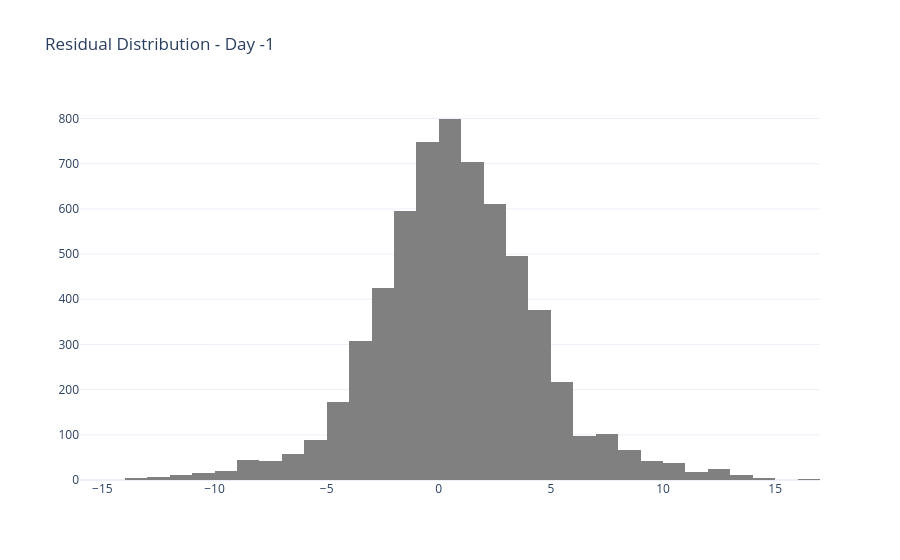
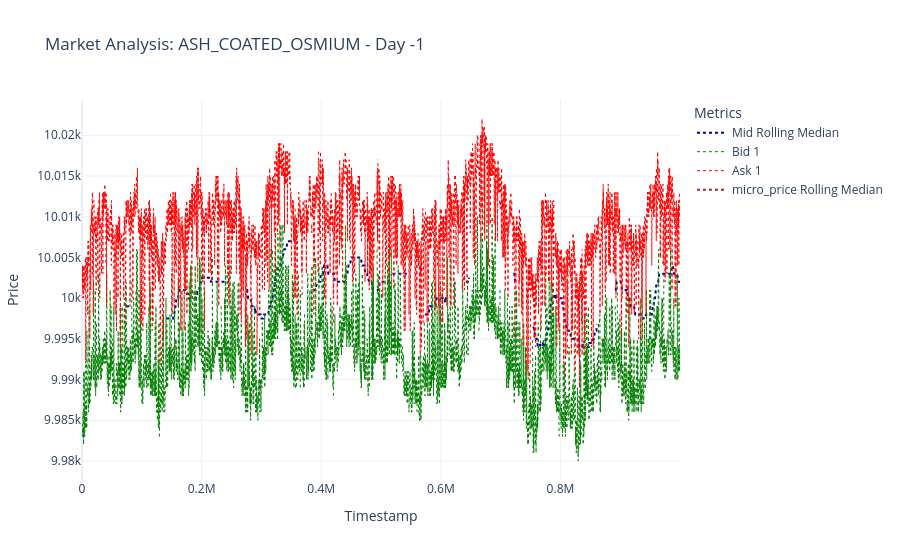
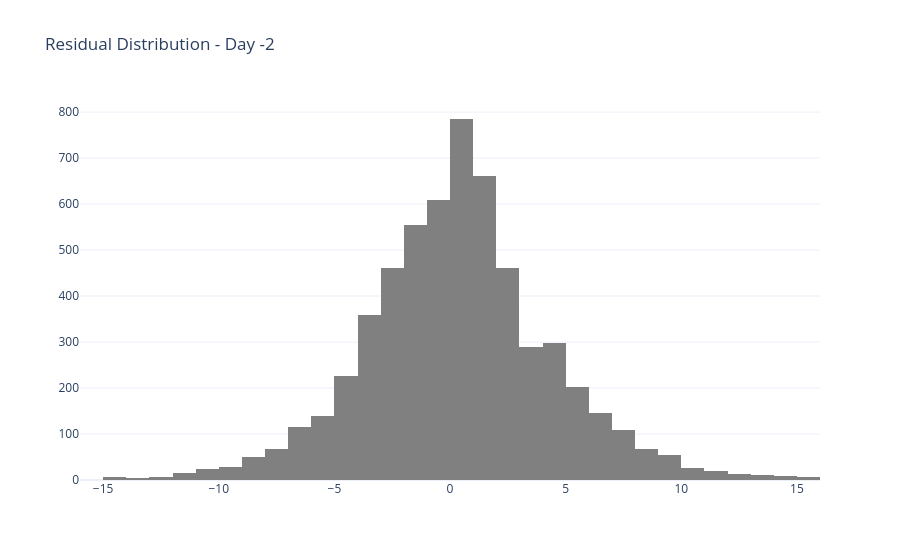
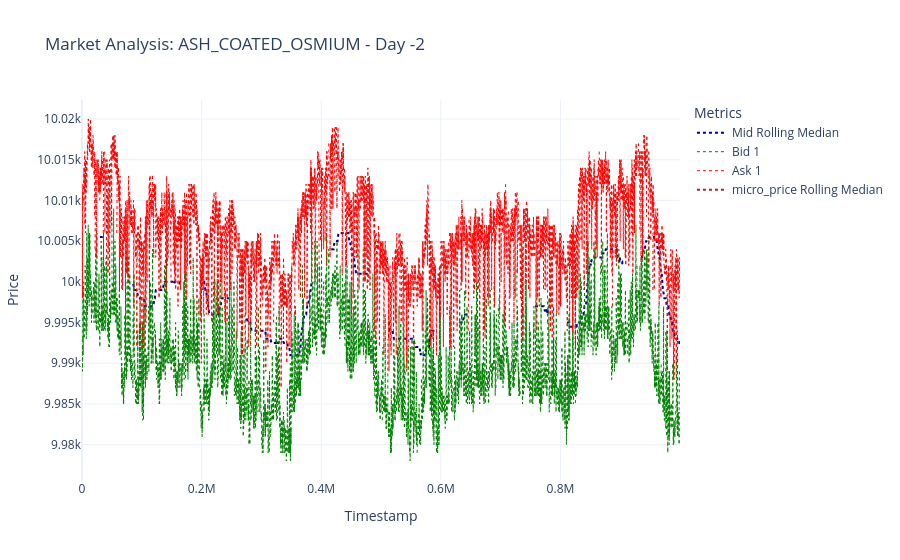

The notebook cell saved with these charts, in order:
### Code cell
import numpy as np
import pandas as pd
import scipy.stats as stats
from statsmodels.stats.diagnostic import acorr_ljungbox
import plotly.graph_objects as go

# Configuration
days = [-1, -2, 0]
window_size = 300 # Ticks for rolling average/median

for day in days:
    # Filter and copy subset
    subset = df_total[(df_total['product'] == "ASH_COATED_OSMIUM") & (df_total['day'] == day)].copy()
    
    if subset.empty:
        print(f"Skipping day {day}: No data found.")
        continue
    
    # 1. Calculate Micro Price and Handle Mid Price
    subset['mid_price'] = subset['mid_price'].replace(0, np.nan)
    subset['micro_price'] = calculate_micro_price(subset)
    
    # 2. Calculate Rolling Stats
    subset['mid_price_roll_median'] = subset['mid_price'].rolling(window=window_size).median()
    subset['micro_roll_median'] = subset['micro_price'].rolling(window=window_size).median()
    
    # 3. Statistical Analysis Suite (Residuals)
    # Using Mid Price vs Median as the primary noise baseline
    subset['mid_residuals'] = subset['mid_price'] - subset['mid_price_roll_median']
    res_clean = subset['mid_residuals'].dropna()

    if not res_clean.empty:
        # Ljung-Box for Autocorrelation (White Noise Test)
        lb_results = acorr_ljungbox(res_clean, lags=[10], return_df=True)
        lb_pvalue = lb_results['lb_pvalue'].iloc[0]
        
        # Distribution Metrics
        kurt = stats.kurtosis(res_clean)
        skew = stats.skew(res_clean)
        _, norm_p = stats.normaltest(res_clean)

        print(f"\n--- Statistical Suite: Day {day} ---")
        print(f"Ljung-Box (Lag 10) p-value: {lb_pvalue:.5f}")
        print(f"  > Status: {'White Noise' if lb_pvalue > 0.05 else 'Signal Leakage (Autocorrelated)'}")
        print(f"Excess Kurtosis: {kurt:.2f}")
        print(f"  > Distribution: {'Fat-Tailed (Outlier Heavy)' if kurt > 0 else 'Thin-Tailed'}")
        print(f"Normality p-value: {norm_p:.5f}")
        print("-" * 35)

        # Optional: Distribution Plot
        fig_hist = go.Figure(data=[go.Histogram(x=res_clean, nbinsx=50, marker_color='gray')])
        fig_hist.update_layout(title=f"Residual Distribution - Day {day}", template='plotly_white')
        fig_hist.show()

    # 4. Create the Interactive Plotly Figure
    fig = go.Figure()


    fig.add_trace(go.Scatter(x=subset['timestamp'], y=subset['mid_price_roll_median'], 
                             name='Mid Rolling Median', line=dict(color='darkblue', dash='dot')))
    
    # Order Book Levels
    fig.add_trace(go.Scatter(x=subset['timestamp'], y=subset['bid_price_1'], 
                             name='Bid 1', line=dict(color='green', dash='dot', width=1)))
    fig.add_trace(go.Scatter(x=subset['timestamp'], y=subset['ask_price_1'], 
                             name='Ask 1', line=dict(color='red', dash='dot', width=1)))


    fig.add_trace(go.Scatter(x=subset['timestamp'], y=subset['micro_roll_median'], 
                             name='micro_price Rolling Median', line=dict(color='firebrick', dash='dot')))

    # Layout Customization
    fig.update_layout(
        title=f'Market Analysis: ASH_COATED_OSMIUM - Day {day}',
        xaxis_title='Timestamp',
        yaxis_title='Price',
        legend_title='Metrics',
        template='plotly_white',
        hovermode='x unified'
    )
    
    fig.show()

### Figure 1 — Plotly figure (JSON) as saved in the notebook; plotly's stock layout.template omitted (floating-point values rounded to 4 significant figures; data arrays with more than 128 entries replaced by an {"elided": "..."} marker saying what was removed)
{"data": [{"marker": {"color": "gray"}, "nbinsx": 50, "type": "histogram", "x": {"elided": "6145 float values"}}], "layout": {"title": {"text": "Residual Distribution - Day -1"}}}

### Figure 2 — Plotly figure (JSON) as saved in the notebook; plotly's stock layout.template omitted (floating-point values rounded to 4 significant figures; data arrays with more than 128 entries replaced by an {"elided": "..."} marker saying what was removed)
{"data": [{"line": {"color": "darkblue", "dash": "dot"}, "name": "Mid Rolling Median", "type": "scatter", "x": {"elided": "10000 int values"}, "y": {"elided": "10000 float values"}}, {"line": {"color": "green", "dash": "dot", "width": 1}, "name": "Bid 1", "type": "scatter", "x": {"elided": "10000 int values"}, "y": {"elided": "10000 float values"}}, {"line": {"color": "red", "dash": "dot", "width": 1}, "name": "Ask 1", "type": "scatter", "x": {"elided": "10000 int values"}, "y": {"elided": "10000 float values"}}, {"line": {"color": "firebrick", "dash": "dot"}, "name": "micro_price Rolling Median", "type": "scatter", "x": {"elided": "10000 int values"}, "y": {"elided": "10000 float values"}}], "layout": {"hovermode": "x unified", "legend": {"title": {"text": "Metrics"}}, "title": {"text": "Market Analysis: ASH_COATED_OSMIUM - Day -1"}, "xaxis": {"title": {"text": "Timestamp"}}, "yaxis": {"title": {"text": "Price"}}}}

### Figure 3 — Plotly figure (JSON) as saved in the notebook; plotly's stock layout.template omitted (floating-point values rounded to 4 significant figures; data arrays with more than 128 entries replaced by an {"elided": "..."} marker saying what was removed)
{"data": [{"marker": {"color": "gray"}, "nbinsx": 50, "type": "histogram", "x": {"elided": "5823 float values"}}], "layout": {"title": {"text": "Residual Distribution - Day -2"}}}

### Figure 4 — Plotly figure (JSON) as saved in the notebook; plotly's stock layout.template omitted (floating-point values rounded to 4 significant figures; data arrays with more than 128 entries replaced by an {"elided": "..."} marker saying what was removed)
{"data": [{"line": {"color": "darkblue", "dash": "dot"}, "name": "Mid Rolling Median", "type": "scatter", "x": {"elided": "10000 int values"}, "y": {"elided": "10000 float values"}}, {"line": {"color": "green", "dash": "dot", "width": 1}, "name": "Bid 1", "type": "scatter", "x": {"elided": "10000 int values"}, "y": {"elided": "10000 float values"}}, {"line": {"color": "red", "dash": "dot", "width": 1}, "name": "Ask 1", "type": "scatter", "x": {"elided": "10000 int values"}, "y": {"elided": "10000 float values"}}, {"line": {"color": "firebrick", "dash": "dot"}, "name": "micro_price Rolling Median", "type": "scatter", "x": {"elided": "10000 int values"}, "y": {"elided": "10000 float values"}}], "layout": {"hovermode": "x unified", "legend": {"title": {"text": "Metrics"}}, "title": {"text": "Market Analysis: ASH_COATED_OSMIUM - Day -2"}, "xaxis": {"title": {"text": "Timestamp"}}, "yaxis": {"title": {"text": "Price"}}}}
